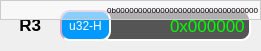
     <widget class="QWidget" name="widget_3" native="true">
      <property name="geometry">
       <rect>
        <x>0</x>
        <y>180</y>
        <width>261</width>
        <height>51</height>
       </rect>
      </property>
      <widget class="QLineEdit" name="DataEdit_r3">
       <property name="geometry">
        <rect>
         <x>100</x>
         <y>10</y>
         <width>151</width>
         <height>31</height>
        </rect>
       </property>
       <property name="font">
        <font>
         <pointsize>13</pointsize>
         <weight>50</weight>
         <bold>false</bold>
        </font>
       </property>
       <property name="styleSheet">
        <string notr="true">QLineEdit{
	background-color:#555555;
	border:2px inset #ccaacc;
	border-radius:10px;
	color:rgb(0,255,0);
}</string>
       </property>
       <property name="text">
        <string>0x000000</string>
       </property>
       <property name="alignment">
        <set>Qt::AlignRight|Qt::AlignTrailing|Qt::AlignVCenter</set>
       </property>
       <property name="readOnly">
        <bool>true</bool>
       </property>
      </widget>
      <widget class="QLabel" name="label_3">
       <property name="geometry">
        <rect>
         <x>10</x>
         <y>14</y>
         <width>51</width>
         <height>21</height>
        </rect>
       </property>
       <property name="font">
        <font>
         <pointsize>13</pointsize>
         <weight>75</weight>
         <bold>true</bold>
        </font>
       </property>
       <property name="layoutDirection">
        <enum>Qt::LeftToRight</enum>
       </property>
       <property name="text">
        <string>  R3</string>
       </property>
      </widget>
      <widget class="QPushButton" name="NumSysSetButton_r3">
       <property name="geometry">
        <rect>
         <x>60</x>
         <y>10</y>
         <width>51</width>
         <height>31</height>
        </rect>
       </property>
       <property name="styleSheet">
        <string notr="true">QPushButton{
	background-color:#0099ff;
	border:2px inset #ccaacc;
	border-radius:10px;
	color:rgb(255,255,255);
}

QPushButton::hover{
	background-color:#0033ff;
	border:2px inset #0077ff;
	border-radius:1px;
	color:rgb(200,200,200);
}
QPushButton::pressed{
	border:2px inset #ffffff;
	border-radius:1px;
}</string>
       </property>
       <property name="text">
        <string>u32-H</string>
       </property>
      </widget>
      <widget class="QLabel" name="RegPrompt_r3">
       <property name="geometry">
        <rect>
         <x>0</x>
         <y>0</y>
         <width>261</width>
         <height>20</height>
        </rect>
       </property>
       <property name="font">
        <font>
         <pointsize>6</pointsize>
        </font>
       </property>
       <property name="styleSheet">
        <string notr="true">QWidget{
	background-color:#88ffffff;
    border:1px solid #cccccc;
	border-radius:20px;
}</string>
       </property>
       <property name="text">
        <string>0b00000000000000000000000000000000</string>
       </property>
       <property name="alignment">
        <set>Qt::AlignRight|Qt::AlignTrailing|Qt::AlignVCenter</set>
       </property>
      </widget>
     </widget>
